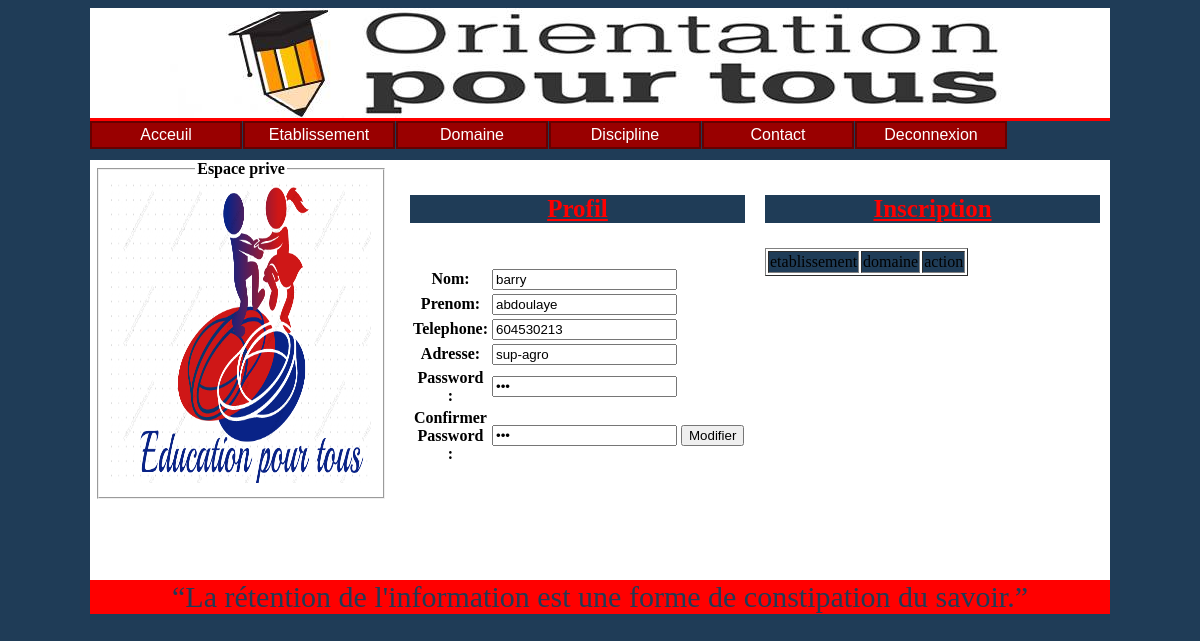
The app's page /detail.php with its own data.
### tables this page shows
CREATE TABLE IF NOT EXISTS `etudiant` (
  `id_etudiant` int(11) NOT NULL AUTO_INCREMENT,
  `nom` varchar(50) NOT NULL,
  `prenom` varchar(100) NOT NULL,
  `phone` int(50) NOT NULL,
  `adresse` varchar(100) NOT NULL,
  `email` varchar(100) NOT NULL,
  `mot_passe` varchar(100) NOT NULL,
  PRIMARY KEY (`id_etudiant`)
);

### detail.php (the view, shortened to what this page needs)
<?php
$db=new PDO('mysql:host=localhost;dbname=monbds;charset=utf8', 'root', '');
         $resu=$db->query("select nom,prenom,phone,adresse,mot_passe from etudiant ");
         while($ligne=$resu->fetch())
         {
             $nom=$ligne['nom'];
             $prenom=$ligne['prenom'];
             $phone=$ligne['phone'];
             $adresse=$ligne['adresse'];
             $password=$ligne['mot_passe'];
             $mdpc=$ligne['mot_passe'];
         }
 ?>
<!DOCTYPE HTML>
<HTML>
<HEAD>
<link rel="stylesheet"    href="stylecss/mon.css"    type="text/css"    media="screen"    />
</HEAD>
<body>
<div id="entete">
</div>
<ul id="navigation">
  <li><a href="index.php" >Acceuil</a></li>
  <li><a href="etablissementconnecte.php" >Etablissement</a></li>
  <li><a href="domaineconecte.php" >Domaine</a></li>
  <li><a href="disciplineconecte.php" >Discipline</a></li>
  <li><a href="contacts.php" >Contact</a></li>
  <li><a href="deconnexion.php" >Deconnexion</a></li>
</ul>
<div id="bandeau">
<div id="connect">
<fieldset>
<legend align="center"><b>Espace prive</b></legend>
<img src="images/logo.png" alt= "log " />
</fieldset><br>
</div>
<div id="desc">
<div id="etab"><h3>Profil</h3>
    <?php
$nomErr=$prenomErr=$phoneErr=$adresseErr=$passwordErr=$mdpcErr=$imageErr="";
?>
<form action="detail.php" method="POST" autocomplete="off">
<table border="0">
<tr>
      <th>Nom:</th><th><input type="text" name="nom"  value="<?php echo $nom;?>"/></th>
    <th><?php echo $nomErr; ?></th>
 </tr>
 <tr>
      <th>Prenom:</th><th><input type="text" name="prenom"   value="<?php echo $prenom;?>"/></th>
     <th><?php echo $prenomErr; ?></th>
 </tr>
 <tr>
      <th>Telephone:</th><th><input type="text" name="phone"   value="<?php echo $phone;?>"/></th>
     <th><?php echo $phoneErr; ?></th>
 </tr>
 <tr>
      <th>Adresse:</th><th><input type="text" name="adresse"   value="<?php echo $adresse;?>"/></th>
     <th><?php echo $adresseErr; ?></th>
 </tr>
 <tr>
     <th>Password :</th><th><input type="password" name="mdp"   value="<?php echo $password;?>"/></th>
     <th><?php echo $passwordErr; ?></th>
 </tr>
 <tr>
 <th>Confirmer Password :</th><th><input type="password" name="mdcp"   value="<?php echo $mdpc;?>"/></th>
     <th><input type="submit" value="Modifier" /></th>
 </tr><br/>
</table>
</form>
</div>
<div id="doma"><h3>Inscription</h3>
   <table border="1">
       <tr>
       <td style="background-color:#1F3C57;">etablissement</td>
       <td style="background-color:#1F3C57;">domaine</td>
       <td style="background-color:#1F3C57;">action</td>
       </tr>
    </table>
</div>
</div>
</div>
<p class="pied">“La rétention de l'information est une forme de constipation du savoir.”</p>
</body>
</html>

### stylecss/mon.css (style rules this page uses)
html { background-color:#1F3C57; }
body { width:1020px; margin-left:auto; margin-right:auto; }
#entete { width:1020px; height:110px; border-bottom-color:#FF0000; border-bottom-style:solid; border-style:solid 3px red; background-image: url('../images/laa.jpg') }
#bandeau { width:1020px; margin-top:10px; height:420px; background-color:white; border-style:solid 3px red; overflow:auto; }
#connect { width:230px; height:300px; border-color:red; float:left; margin-left:5px; }
#desc { width:700px; height:300px; border-color:red; float:right; margin-left: 5px; margin-top: 0px; }
p { color:blue; font-family:Times New Roman; font-size:17px; }
.pied { background-color:red; text-align:center; color:#1F3C57; margin-top:0px; font-size:30px; }
img { width:260px; height:300px; }
#etab { width: 335px; height: 350px; float: left; margin-top: 10px; overflow:auto; }
#doma { width: 335px; height: 350px; float: right; margin-right: 10px; margin-top: 10px; border-style: solid 2px red ; overflow:auto; }
h3 { text-align: center; text-decoration-style: solid; color: red; font-size: 25px; text-decoration: underline; background-color: #1F3C57; }
#navigation li { display: inline; }
#navigation { margin: 0 ; padding: 0 ; list-style: none ; text-align: center ; }
#navigation li { display: inline ; margin-right: 1px ; color: #fff ; background: #c00 ; }
#navigation li a { padding: 4px 20px ; background: #c00 ; color: #fff ; border: 1px solid #600 ; font: 1em "Trebuchet MS",Arial,sans-serif ; line-height: 1em ; text-align: center ; text-decoration: none ; }
#navigation li { float: left ; }
#navigation { margin-right: 0 ; padding: 0 ; list-style: 0 ; }
#navigation li { float: left ; width: 150px ; border: 1px solid #600 ; margin-right: 1px ; color: #fff ; background: #c00 ; }
#navigation li a { display: block ; background: #c00 ; color: #fff ; font: 1em "Trebuchet MS",Arial,sans-serif ; line-height: 1em ; padding: 4px 0 ; text-align: center ; }
#navigation { height: 1.8em ; }
#navigation li a { display: block ; background: #c00 url(lienNormal.png) left top no-repeat ; color: #fff ; font: 1em "Trebuchet MS",Arial,sans-serif ; line-height: 1em ; padding: 4px 0 ; text-align: center ; }
#navigation li a { display: block ; background: #900 url(lienCoulissant.png) left top no-repeat ; color: #fff ; font: 1em "Trebuchet MS",Arial,sans-serif ; line-height: 1em ; padding: 4px 0 ; text-align: center ; }

### records on screen
etudiant: nom "barry", prenom "abdoulaye", phone "604530213", adresse "sup-agro"
